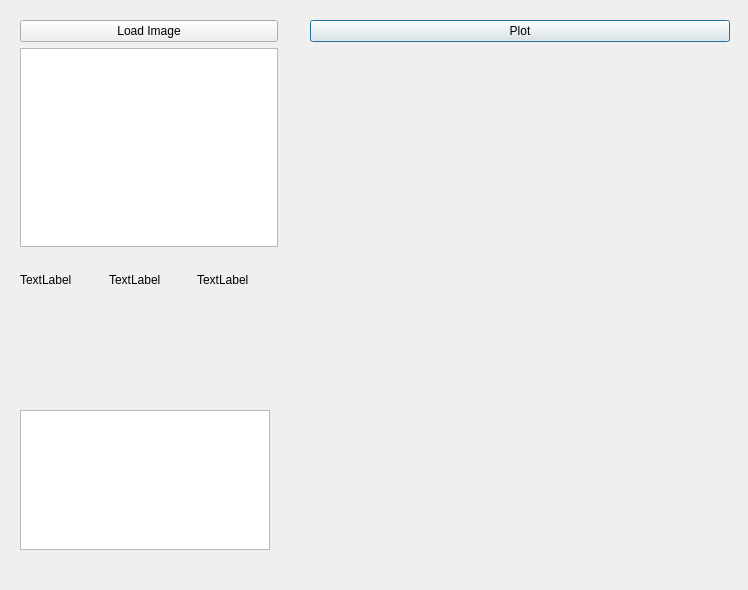
<?xml version="1.0" encoding="UTF-8"?>
<ui version="4.0">
 <class>Dialog</class>
 <widget class="QDialog" name="Dialog">
  <property name="geometry">
   <rect>
    <x>0</x>
    <y>0</y>
    <width>748</width>
    <height>590</height>
   </rect>
  </property>
  <property name="windowTitle">
   <string>Dialog</string>
  </property>
  <widget class="QListView" name="listView">
   <property name="geometry">
    <rect>
     <x>20</x>
     <y>410</y>
     <width>250</width>
     <height>140</height>
    </rect>
   </property>
  </widget>
  <widget class="QWidget" name="">
   <property name="geometry">
    <rect>
     <x>310</x>
     <y>20</y>
     <width>420</width>
     <height>531</height>
    </rect>
   </property>
   <layout class="QVBoxLayout" name="verticalLayout">
    <item>
     <widget class="QPushButton" name="pushButton">
      <property name="text">
       <string>Plot</string>
      </property>
     </widget>
    </item>
    <item>
     <widget class="matplotlibWidget" name="widget" native="true"/>
    </item>
   </layout>
  </widget>
  <widget class="QWidget" name="">
   <property name="geometry">
    <rect>
     <x>20</x>
     <y>20</y>
     <width>258</width>
     <height>227</height>
    </rect>
   </property>
   <layout class="QVBoxLayout" name="verticalLayout_2">
    <item>
     <widget class="QPushButton" name="pushButton_2">
      <property name="text">
       <string>Load Image</string>
      </property>
     </widget>
    </item>
    <item>
     <widget class="QGraphicsView" name="graphicsView"/>
    </item>
   </layout>
  </widget>
  <widget class="QWidget" name="">
   <property name="geometry">
    <rect>
     <x>20</x>
     <y>260</y>
     <width>260</width>
     <height>40</height>
    </rect>
   </property>
   <layout class="QHBoxLayout" name="horizontalLayout">
    <item>
     <widget class="QLabel" name="label">
      <property name="text">
       <string>TextLabel</string>
      </property>
     </widget>
    </item>
    <item>
     <widget class="QLabel" name="label_2">
      <property name="text">
       <string>TextLabel</string>
      </property>
     </widget>
    </item>
    <item>
     <widget class="QLabel" name="label_3">
      <property name="text">
       <string>TextLabel</string>
      </property>
     </widget>
    </item>
   </layout>
  </widget>
 </widget>
 <customwidgets>
  <customwidget>
   <class>matplotlibWidget</class>
   <extends>QWidget</extends>
   <header>matplotlibwidgetFile</header>
   <container>1</container>
  </customwidget>
 </customwidgets>
 <resources/>
 <connections/>
</ui>
